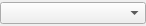
<?xml version="1.0" encoding="UTF-8"?>
<ui version="4.0">
 <class>DPointerTypeSelector</class>
 <widget class="QWidget" name="DPointerTypeSelector">
  <property name="geometry">
   <rect>
    <x>0</x>
    <y>0</y>
    <width>146</width>
    <height>26</height>
   </rect>
  </property>
  <property name="windowTitle">
   <string>Form</string>
  </property>
  <layout class="QVBoxLayout" name="verticalLayout">
   <property name="leftMargin">
    <number>0</number>
   </property>
   <property name="topMargin">
    <number>0</number>
   </property>
   <property name="rightMargin">
    <number>0</number>
   </property>
   <property name="bottomMargin">
    <number>0</number>
   </property>
   <item>
    <widget class="QComboBox" name="comboBox"/>
   </item>
  </layout>
 </widget>
 <resources/>
 <connections/>
</ui>
